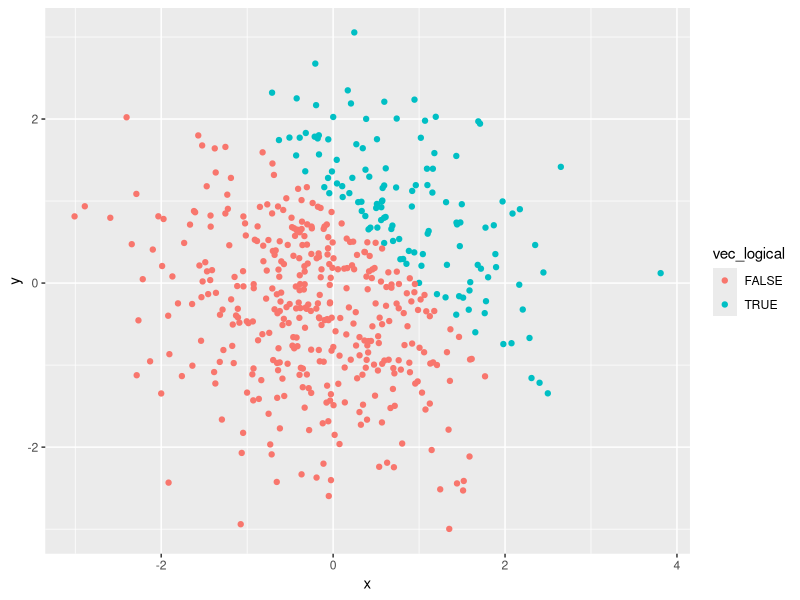
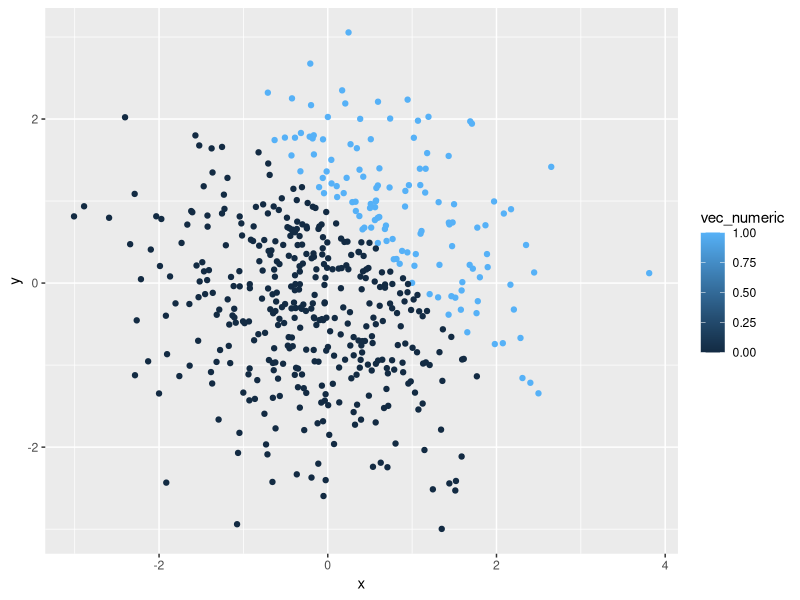
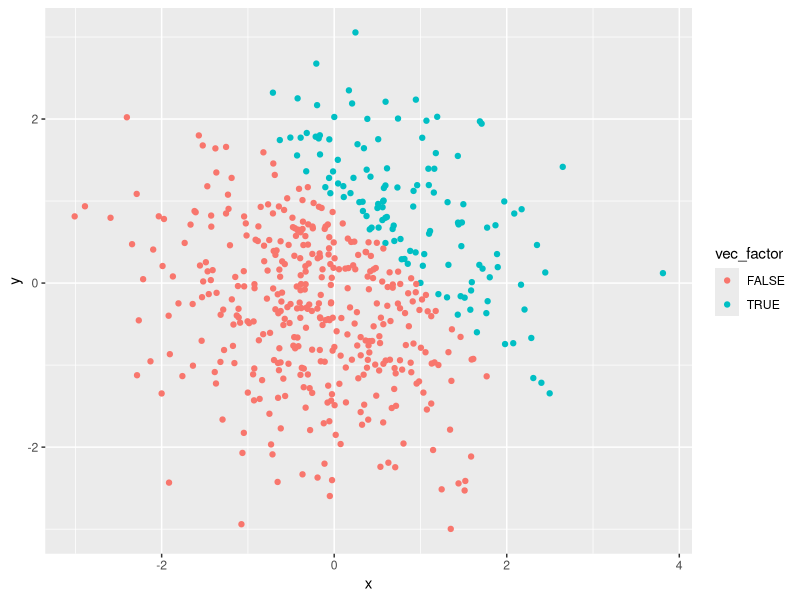
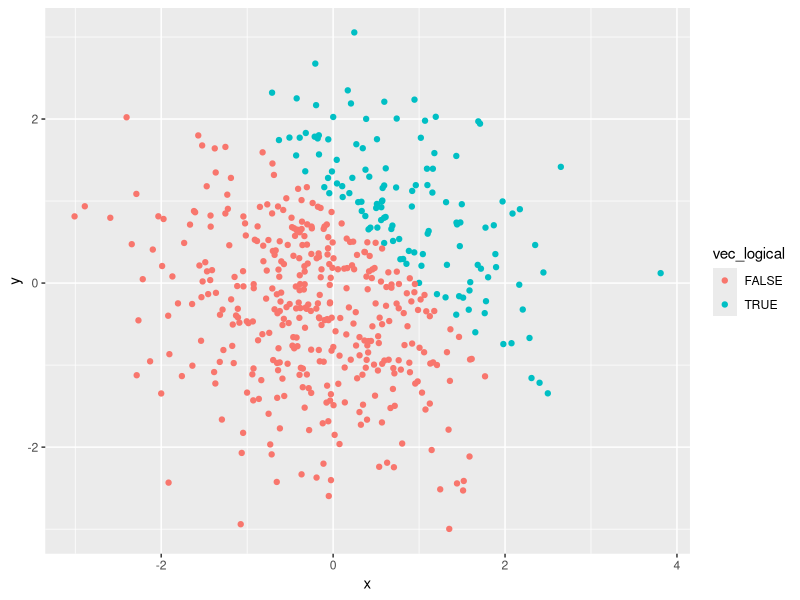

Generate these figures, in order, with R:
## ---- chunk 1
knitr::opts_chunk$set(echo = TRUE)
library(tidyverse)
## ---- chunk 2
dataframe1 = tibble(
  vec_numeric = rnorm(8),
  vec_logical = vec_numeric > 0,
  vec_character = c("mouse","pig","dog","cow","rabbit","sheep","bird","penguin"),
  vec_factor = c("pink","white","white","pink","blue","blue","pink","white"),
  )
class(pull(dataframe1,vec_numeric))
class(pull(dataframe1,vec_logical))
class(pull(dataframe1,vec_character))

mean(dataframe1$vec_numeric)
mean(dataframe1$vec_logical)
mean(dataframe1$vec_factor)
mean(dataframe1$vec_character)
## ---- chunk 3
set.seed(1)

plot_df = tibble(
  x = rnorm(500),
  y = rnorm(500),
  vec_logical = x + y > 1,
  vec_numeric = as.numeric(vec_logical),
  vec_factor = as.factor(vec_logical),
)
## ---- chunk 4
ggplot(plot_df, aes(x = x, y = y, color = vec_logical)) + geom_point()
ggsave("p8105_hw1_as5685.pdf")
## ---- chunk 5
ggplot(plot_df, aes(x = x, y = y, color = vec_numeric)) + geom_point()
## ---- chunk 6
ggplot(plot_df, aes(x = x, y = y, color = vec_factor)) + geom_point()
